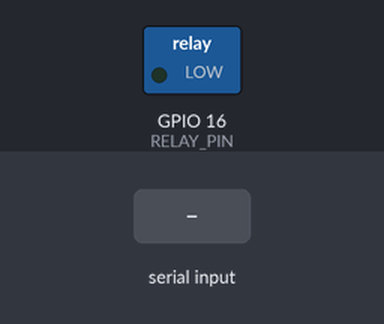
A program run on a simulated ESP8266 (Wemos D1 mini). On the bench: switched loads named in the program (green lamp = pin HIGH). The test bench sets the inputs (shaded band). What the program prints to the serial monitor is not drawn.

Above: at 1.2 s.
1.3 s: "toggle\n" received over Serial
At 1.43 s:
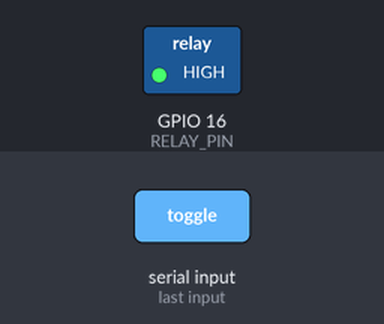
3.0 s: "1\n" received over Serial
Timing chart, 0 to 6.0 s (numbered marks = the images above; inputs shaded):
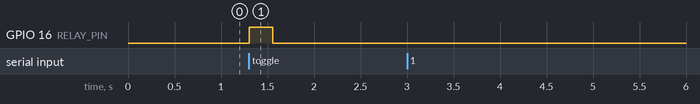

The program:

main.cpp
```cpp
#include <Arduino.h>
#include <ESP8266WiFi.h>

#define RELAY_PIN 16
// GPIO16, Not recommended for use; it is high/active on boot before void setup() is called, which may cause the relay to turn on unexpectedly. Consider using a different GPIO pin for the relay control.
#define RELAY_ON HIGH
#define RELAY_OFF LOW
// Definitions for improving code readability.

void setup() {
  // code here runs once:
  pinMode(RELAY_PIN, OUTPUT);
  digitalWrite(RELAY_PIN, RELAY_OFF);
  WiFi.mode(WIFI_OFF); // Disable WiFi to save power
  WiFi.forceSleepBegin(); // Put WiFi in sleep mode
  Serial.begin(115200);
  while (!Serial) {
    delay(1); // wait for serial port to connect. Needed for native USB port only
  }
}

void loop() {
  // code here runs repeatedly:
  if (Serial.available()) {
    String command = Serial.readStringUntil('\n');
    command.trim();
    command.toLowerCase();
    if (command == "toggle") {
      digitalWrite(RELAY_PIN, RELAY_ON);
      delay(250);
      digitalWrite(RELAY_PIN, RELAY_OFF);
    } else {
      Serial.println("Unknown command");
    }
  }
  delay(10);
}
```

Measured:
- after the input at 1.3 s, GPIO 16 (RELAY_PIN): LOW → HIGH at once, → LOW 0.25 s later
- after the input at 3.0 s, every drawn part: stays the same
